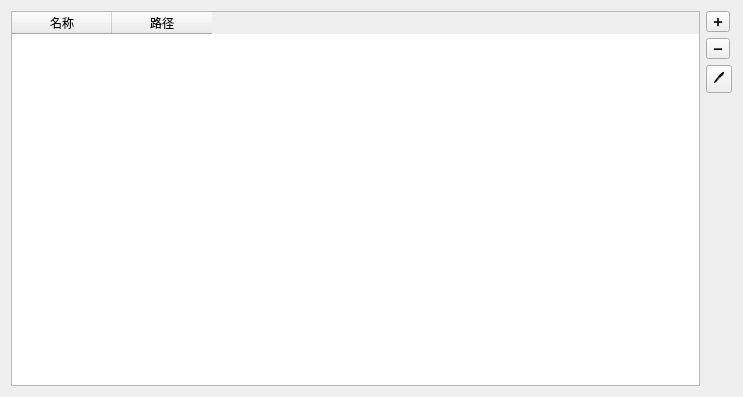
<?xml version="1.0" encoding="UTF-8"?>
<ui version="4.0">
 <class>Interpreters</class>
 <widget class="QWidget" name="Interpreters">
  <property name="geometry">
   <rect>
    <x>0</x>
    <y>0</y>
    <width>743</width>
    <height>397</height>
   </rect>
  </property>
  <property name="windowTitle">
   <string>解释器</string>
  </property>
  <layout class="QVBoxLayout" name="verticalLayout_2">
   <item>
    <layout class="QHBoxLayout" name="horizontalLayout">
     <item>
      <widget class="QTableWidget" name="py_table">
       <column>
        <property name="text">
         <string>名称</string>
        </property>
       </column>
       <column>
        <property name="text">
         <string>路径</string>
        </property>
       </column>
      </widget>
     </item>
     <item>
      <layout class="QVBoxLayout" name="verticalLayout">
       <item>
        <widget class="QToolButton" name="add_btn">
         <property name="text">
          <string>➕</string>
         </property>
        </widget>
       </item>
       <item>
        <widget class="QToolButton" name="del_btn">
         <property name="text">
          <string>➖</string>
         </property>
        </widget>
       </item>
       <item>
        <widget class="QToolButton" name="change_btn">
         <property name="text">
          <string>🖊</string>
         </property>
        </widget>
       </item>
       <item>
        <spacer name="verticalSpacer">
         <property name="orientation">
          <enum>Qt::Vertical</enum>
         </property>
         <property name="sizeHint" stdset="0">
          <size>
           <width>20</width>
           <height>40</height>
          </size>
         </property>
        </spacer>
       </item>
      </layout>
     </item>
    </layout>
   </item>
  </layout>
 </widget>
 <resources/>
 <connections/>
</ui>
